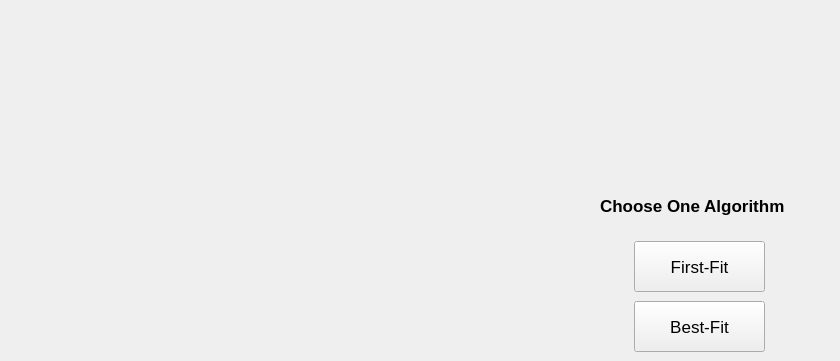
    <widget class="QWidget" name="tab">
     <attribute name="title">
      <string>Tab 1</string>
     </attribute>
     <widget class="QLabel" name="label">
      <property name="geometry">
       <rect>
        <x>600</x>
        <y>190</y>
        <width>231</width>
        <height>31</height>
       </rect>
      </property>
      <property name="font">
       <font>
        <family>MS Shell Dlg 2</family>
        <pointsize>13</pointsize>
        <weight>75</weight>
        <italic>false</italic>
        <bold>true</bold>
       </font>
      </property>
      <property name="text">
       <string>Choose One Algorithm</string>
      </property>
     </widget>
     <widget class="QPushButton" name="pushButton">
      <property name="geometry">
       <rect>
        <x>634</x>
        <y>241</y>
        <width>131</width>
        <height>51</height>
       </rect>
      </property>
      <property name="font">
       <font>
        <family>MS Shell Dlg 2</family>
        <pointsize>13</pointsize>
        <weight>50</weight>
        <italic>false</italic>
        <bold>false</bold>
       </font>
      </property>
      <property name="text">
       <string>First-Fit</string>
      </property>
     </widget>
     <widget class="QPushButton" name="pushButton_2">
      <property name="geometry">
       <rect>
        <x>634</x>
        <y>301</y>
        <width>131</width>
        <height>51</height>
       </rect>
      </property>
      <property name="font">
       <font>
        <family>MS Shell Dlg 2</family>
        <pointsize>13</pointsize>
        <weight>50</weight>
        <italic>false</italic>
        <bold>false</bold>
       </font>
      </property>
      <property name="text">
       <string>Best-Fit</string>
      </property>
     </widget>
    </widget>
